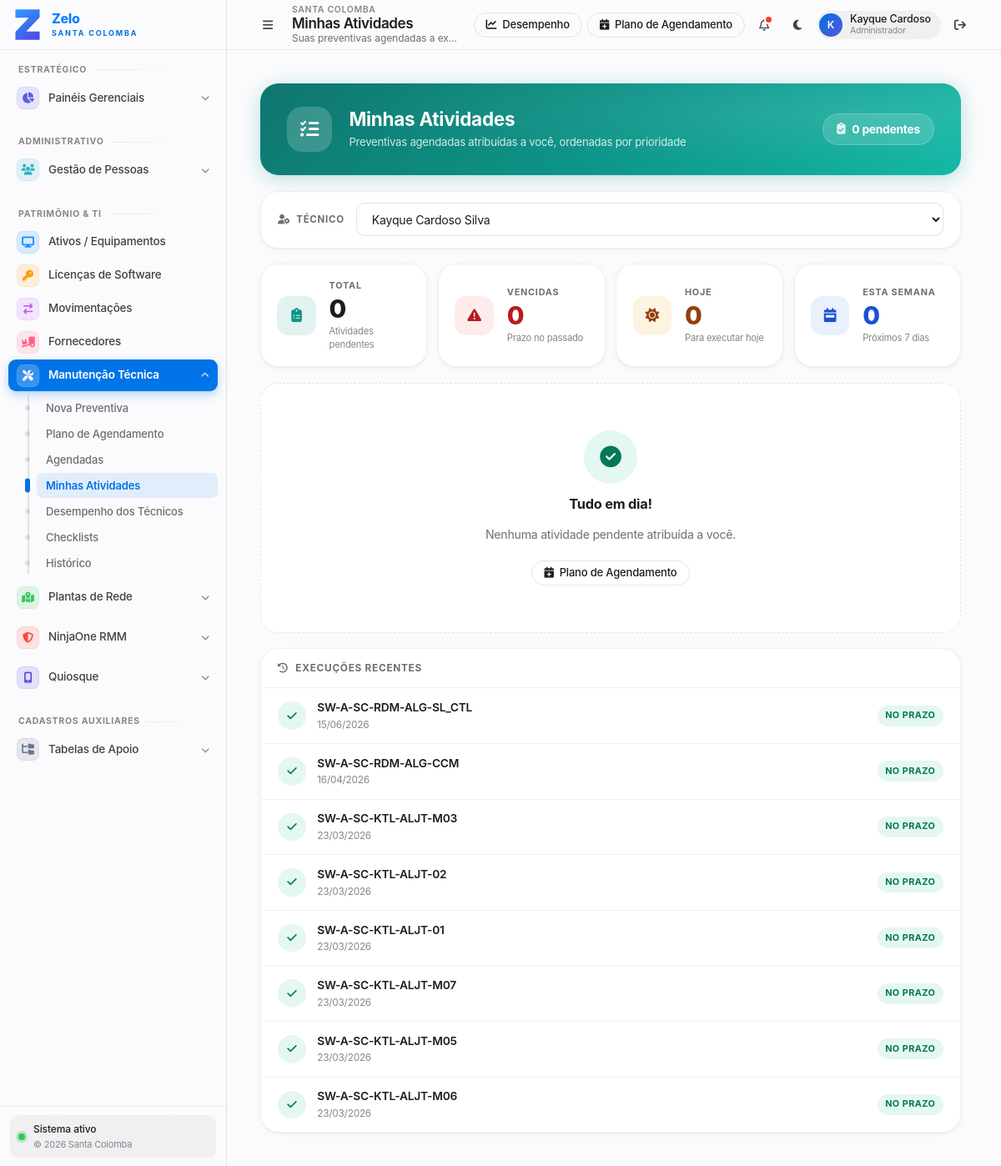
Before: /preventiva/minhas-atividades/ (signed in) with the older database file.
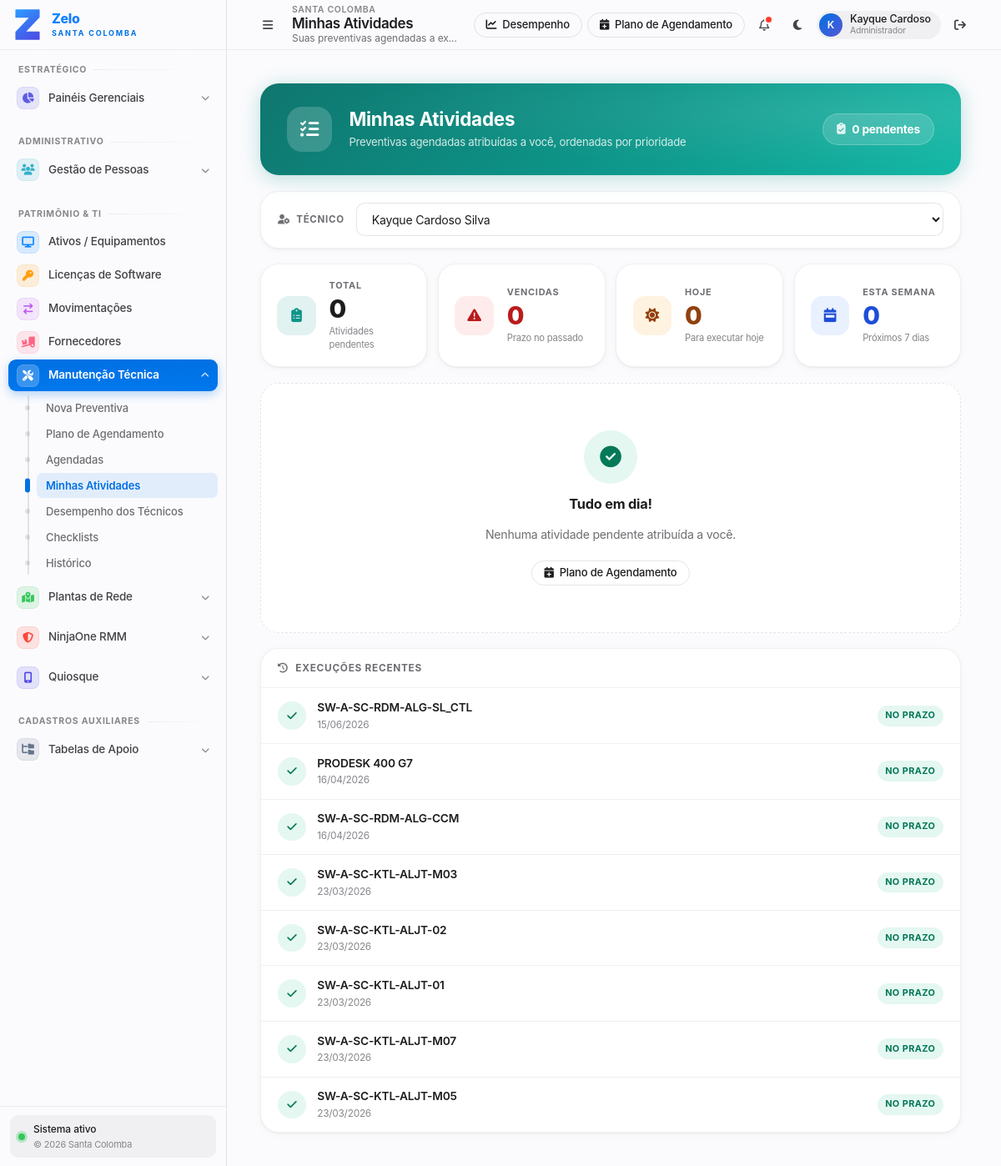
After: the same page with the newer database file.
### ProjetoEstoque/models.py (models this page shows, shortened)
class AuditModel(models.Model):
    criado_por = models.ForeignKey(User, related_name="%(class)s_criador", on_delete=models.SET_NULL, null=True, blank=True)
    atualizado_por = models.ForeignKey(User, related_name="%(class)s_atualizador", on_delete=models.SET_NULL, null=True, blank=True)
    created_at = models.DateTimeField(auto_now_add=True)
    updated_at = models.DateTimeField(auto_now=True)
    class Meta:
        abstract = True

class PreventivaExecucao(AuditModel):
    preventiva = models.ForeignKey(Preventiva, on_delete=models.CASCADE, related_name="execucoes")
    data_execucao = models.DateField(default=timezone.now)
    observacao = models.TextField(blank=True, null=True)
    foto_antes  = models.ImageField(upload_to="preventivas/%Y/%m/", blank=True, null=True)
    foto_depois = models.ImageField(upload_to="preventivas/%Y/%m/", blank=True, null=True)
    foto_antes_2  = models.ImageField(upload_to="preventivas/%Y/%m/", blank=True, null=True)
    foto_depois_2 = models.ImageField(upload_to="preventivas/%Y/%m/", blank=True, null=True)
    tecnico = models.ForeignKey(
        User,
        on_delete=models.SET_NULL,
        null=True, blank=True,
        related_name="execucoes_preventiva",
        verbose_name="Técnico",
    )
    data_agendada = models.DateField(
        null=True, blank=True,
        verbose_name="Data agendada (no momento da execução)",
    )
    no_prazo = models.BooleanField(
        default=True,
        verbose_name="Executada no prazo",
        help_text="True quando a execução ocorreu até a data agendada (ou sem agendamento).",
    )
    class Meta:
        ordering = ["-data_execucao", "-created_at"]
        verbose_name = "Execução de Preventiva"
        verbose_name_plural = "Execuções de Preventiva"

class Preventiva(AuditModel):
    equipamento = models.ForeignKey(Item, on_delete=models.CASCADE, related_name="preventivas")
    checklist_modelo = models.ForeignKey(CheckListModelo, on_delete=models.SET_NULL, null=True, blank=True)
    tecnico = models.ForeignKey(
        User,
        on_delete=models.SET_NULL,
        null=True, blank=True,
        related_name="preventivas_atribuidas",
        verbose_name="Técnico responsável",
        help_text="Usuário (equipe de TI) responsável por executar esta atividade.",
    )
    data_ultima = models.DateField(blank=True, null=True)
    data_proxima = models.DateField(blank=True, null=True)
    data_agendamento = models.DateField(blank=True, null=True, verbose_name="Data agendada",
                                        help_text="Data explícita para a próxima execução. Sobrepõe o cálculo automático. Limpa após execução.")
    dentro_do_prazo = models.BooleanField(default=True)
    pausada = models.BooleanField(default=False, verbose_name="Preventiva pausada")
    data_pausada = models.DateField(blank=True, null=True, verbose_name="Data de início da pausa")
    dias_restantes_pausa = models.IntegerField(blank=True, null=True, verbose_name="Dias restantes congelados na pausa")
    observacao = models.TextField(blank=True, null=True)
    foto_antes  = models.ImageField(upload_to="preventivas/%Y/%m/", blank=True, null=True)
    foto_depois = models.ImageField(upload_to="preventivas/%Y/%m/", blank=True, null=True)
    foto_antes_2  = models.ImageField(upload_to="preventivas/%Y/%m/", blank=True, null=True)
    foto_depois_2 = models.ImageField(upload_to="preventivas/%Y/%m/", blank=True, null=True)
    class Meta:
        ordering = ["-created_at"]
        verbose_name = "Preventiva"
        verbose_name_plural = "Preventivas"

class Item(AuditModel):
    nome = models.CharField(max_length=100)
    numero_serie = models.CharField(max_length=100, blank=True, null=True)
    marca = models.CharField(max_length=100, blank=True, null=True)
    modelo = models.CharField(max_length=100, blank=True, null=True)
    centro_custo = models.ForeignKey(
        CentroCusto,
        on_delete=models.SET_NULL,
        null=True,
        blank=True
    )
    quantidade = models.PositiveIntegerField(default=1)
    item_consumo = models.CharField(
        max_length=3,
        choices=SimNaoChoices.choices,
        default=SimNaoChoices.NAO
    )
    pmb = models.CharField(
        max_length=3,
        choices=SimNaoChoices.choices,
        default=SimNaoChoices.NAO
    )
    tem_lote = models.BooleanField(
        default=False,
        verbose_name="Controlar por lote?"
    )
    valor = models.DecimalField(
        max_digits=10,
        decimal_places=2,
        blank=True,
        null=True
    )
    status = models.CharField(
        max_length=15,
        choices=StatusItemChoices.choices,
        default=StatusItemChoices.ATIVO
    )
    fornecedor = models.ForeignKey(
        Fornecedor,
        on_delete=models.SET_NULL,
        null=True,
        blank=True
    )
    categoria = models.ForeignKey(
        Categoria,
        on_delete=models.SET_NULL,
        null=True,
        blank=True
    )
    subtipo = models.ForeignKey(
        Subtipo,
        on_delete=models.SET_NULL,
        null=True,
        blank=True
    )
    localidade = models.ForeignKey(
        Localidade,
        on_delete=models.SET_NULL,
        null=True,
        blank=True
    )
    precisa_preventiva = models.CharField(
        max_length=3,
        choices=SimNaoChoices.choices,
        default=SimNaoChoices.NAO
    )
    data_limite_preventiva = models.IntegerField(
        help_text="Dias para nova preventiva",
        blank=True,
        null=True
    )
    data_compra = models.DateField(blank=True, null=True)
    numero_pedido = models.CharField(max_length=100, blank=True, null=True)
    observacoes = models.TextField(blank=True, null=True)
    locado = models.CharField(
        max_length=3,
        choices=SimNaoChoices.choices,
        default=SimNaoChoices.NAO
    )
    class Meta:
        verbose_name = "Item / Equipamento"
        verbose_name_plural = "Itens / Equipamentos"
        indexes = [
            models.Index(fields=["nome"]),
            models.Index(fields=["status"]),
            models.Index(fields=["item_consumo"]),
            models.Index(fields=["localidade"]),
            models.Index(fields=["centro_custo"]),
        ]

### ProjetoEstoque/views/preventivas.py (the view, shortened to what this page needs)
# urls.py: path("preventiva/minhas-atividades/", views.minhas_atividades, name="minhas_atividades"),
@login_required
def minhas_atividades(request):
    from django.contrib.auth import get_user_model
    AuthUser = get_user_model()
    hoje = timezone.localdate()
    pode_escolher = request.user.is_staff or request.user.is_superuser
    alvo = request.user
    if pode_escolher:
        tid = (request.GET.get("tecnico") or "").strip()
        if tid.isdigit():
            escolhido = AuthUser.objects.filter(pk=int(tid)).first()
            if escolhido:
                alvo = escolhido
    base = (
        Preventiva.objects
        .filter(tecnico=alvo, data_agendamento__isnull=False)
        .select_related("equipamento", "equipamento__localidade", "equipamento__centro_custo", "checklist_modelo")
        .order_by("data_agendamento", "equipamento__nome")
    )
    atividades = list(base)
    kpi = {
        "total": len(atividades),
        "vencidas": sum(1 for p in atividades if p.dias_agendamento < 0),
        "hoje": sum(1 for p in atividades if p.dias_agendamento == 0),
        "semana": sum(1 for p in atividades if 0 <= p.dias_agendamento <= 7),
    }
    recentes = list(
        PreventivaExecucao.objects
        .filter(Q(tecnico=alvo) | Q(tecnico__isnull=True, criado_por=alvo))
        .select_related("preventiva", "preventiva__equipamento")
        .order_by("-data_execucao", "-id")[:8]
    )
    context = {
        "today": hoje,
        "alvo": alvo,
        "alvo_nome": alvo.get_full_name() or alvo.username,
        "is_proprio": (alvo == request.user),
        "pode_escolher": pode_escolher,
        "tecnicos": AuthUser.objects.filter(is_active=True).order_by("first_name", "last_name", "username") if pode_escolher else [],
        "atividades": atividades,
        "kpi": kpi,
        "recentes": recentes,
    }
    return render(request, "front/preventivas/minhas_atividades.html", context)

### ProjetoEstoque/templates/front/preventivas/minhas_atividades.html (shortened to what the changed rows need)
{% extends 'base.html' %}
{% load static %}
{% block page_title %}Minhas Atividades{% endblock %}
{% block content %}
<div class="mat-page">
  {% if recentes %}
    <section class="mat-recent-card">
      {% for e in recentes %}
        <div class="mat-recent-item">
          <div class="mat-recent-dot {% if e.no_prazo %}ok{% else %}off{% endif %}">
            <i class="fa-solid {% if e.no_prazo %}fa-check{% else %}fa-clock{% endif %}" aria-hidden="true"></i>
          </div>
          <div class="mat-recent-info">
            <div class="mat-recent-name">{{ e.preventiva.equipamento.nome }}</div>
            <div class="mat-recent-date">{{ e.data_execucao|date:"d/m/Y" }}</div>
          </div>
          <span class="mat-chip {% if e.no_prazo %}ok{% else %}off{% endif %}">
            {% if e.no_prazo %}No prazo{% else %}Fora do prazo{% endif %}
          </span>
        </div>
      {% endfor %}
    </section>
  {% endif %}
</div>
{% endblock %}

Changed rows visible on the page:
no longer on this page (row unchanged): PreventivaExecucao: no_prazo True (drawn), preventiva.equipamento.nome "SW-A-SC-KTL-ALJT-M06", data_execucao "23/03/2026"
added PreventivaExecucao: no_prazo True (drawn), preventiva.equipamento.nome "PRODESK 400 G7", data_execucao "16/04/2026"
